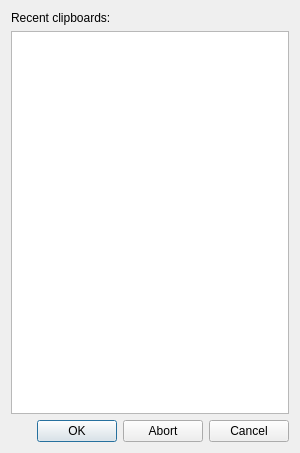
<?xml version="1.0" encoding="UTF-8"?>
<ui version="4.0">
 <class>ClipboardHistorySelector</class>
 <widget class="QDialog" name="ClipboardHistorySelector">
  <property name="geometry">
   <rect>
    <x>0</x>
    <y>0</y>
    <width>300</width>
    <height>453</height>
   </rect>
  </property>
  <property name="windowTitle">
   <string>Select Text to Paste</string>
  </property>
  <layout class="QVBoxLayout" name="verticalLayout_2">
   <item>
    <widget class="QLabel" name="recentLabel">
     <property name="text">
      <string>Recent clipboards:</string>
     </property>
    </widget>
   </item>
   <item>
    <widget class="QTableWidget" name="clipboardItemsTable">
     <property name="font">
      <font>
       <family>Arial</family>
       <pointsize>8</pointsize>
      </font>
     </property>
     <property name="selectionMode">
      <enum>QAbstractItemView::SingleSelection</enum>
     </property>
     <property name="selectionBehavior">
      <enum>QAbstractItemView::SelectRows</enum>
     </property>
     <property name="columnCount">
      <number>2</number>
     </property>
     <attribute name="horizontalHeaderVisible">
      <bool>false</bool>
     </attribute>
     <attribute name="verticalHeaderVisible">
      <bool>false</bool>
     </attribute>
     <column/>
     <column/>
    </widget>
   </item>
   <item>
    <widget class="QDialogButtonBox" name="buttonBox">
     <property name="toolTip">
      <string/>
     </property>
     <property name="standardButtons">
      <set>QDialogButtonBox::Abort|QDialogButtonBox::Cancel|QDialogButtonBox::Ok</set>
     </property>
    </widget>
   </item>
  </layout>
 </widget>
 <resources/>
 <connections>
  <connection>
   <sender>buttonBox</sender>
   <signal>accepted()</signal>
   <receiver>ClipboardHistorySelector</receiver>
   <slot>accept()</slot>
   <hints>
    <hint type="sourcelabel">
     <x>149</x>
     <y>558</y>
    </hint>
    <hint type="destinationlabel">
     <x>149</x>
     <y>289</y>
    </hint>
   </hints>
  </connection>
  <connection>
   <sender>buttonBox</sender>
   <signal>rejected()</signal>
   <receiver>ClipboardHistorySelector</receiver>
   <slot>reject()</slot>
   <hints>
    <hint type="sourcelabel">
     <x>149</x>
     <y>540</y>
    </hint>
    <hint type="destinationlabel">
     <x>149</x>
     <y>280</y>
    </hint>
   </hints>
  </connection>
 </connections>
</ui>
